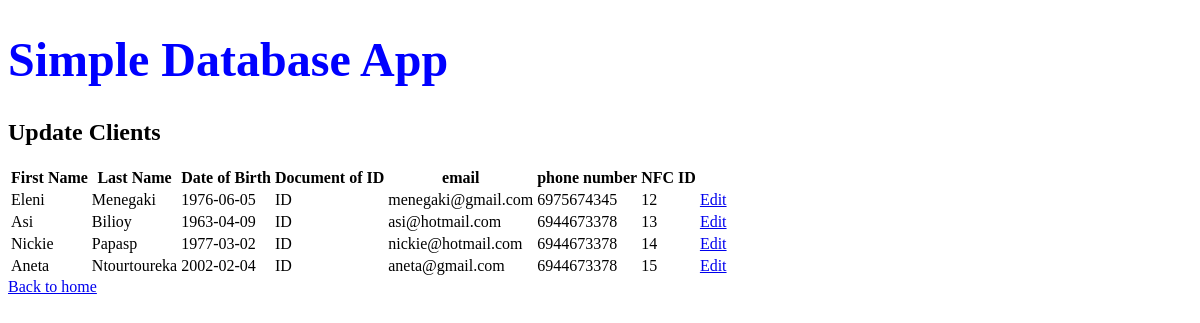
/update.php, run on the app's committed database.
### tables this page shows
create table Client(
	first_name varchar(20) NOT NULL,
	last_name varchar(20) NOT NULL,
	date_of_birth date NOT NULL,
	document_of_id varchar(20) NOT NULL,
	email varchar(30),
	phone_number varchar(15) NOT NULL,
	NFC_ID varchar(30) NOT NULL,
	PRIMARY KEY(NFC_ID)
);

### common.php (called while the page is built)
<?php
function escape($html) {
  return htmlspecialchars($html, ENT_QUOTES | ENT_SUBSTITUTE, "UTF-8");
}

### update.php (the view)
<?php
try {
  require "config.php";
  require "common.php";
  $connection = new PDO($dsn, $username, $password, $options);
  $sql = "SELECT * FROM Client";
  $statement = $connection->prepare($sql);
  $statement->execute();
  $result = $statement->fetchAll();
} catch(PDOException $error) {
  echo $sql . "<br>" . $error->getMessage();
}
require "templates/header.php"; ?>
<h2>Update Clients</h2>
<table>
  <thead>
    <tr>
      <th>First Name</th>
      <th>Last Name</th>
      <th>Date of Birth</th>
      <th>Document of ID</th>
      <th>email</th>
      <th>phone number</th>
	  <th>NFC ID</th>
    </tr>
  </thead>
  <tbody>
  <?php foreach ($result as $row) : ?>
    <tr>
      <td><?php echo escape($row["first_name"]); ?></td>
      <td><?php echo escape($row["last_name"]); ?></td>
      <td><?php echo escape($row["date_of_birth"]); ?></td>
      <td><?php echo escape($row["document_of_id"]); ?></td>
      <td><?php echo escape($row["email"]); ?></td>
      <td><?php echo escape($row["phone_number"]); ?></td>
      <td><?php echo escape($row["NFC_ID"]); ?> </td>
	  <td><a href="update-single.php?id=<?php echo escape($row["NFC_ID"]); ?>">Edit</a>
  </tr>
  <?php endforeach; ?>
  </tbody>
</table>
<a href="index.php">Back to home</a>

### templates/header.php (shortened to what this page needs)
<!DOCTYPE html>
<html lang="en">
  <head>
    <link rel="stylesheet" href="css/style.css" />
  </head>
  <body>
    <h1>Simple Database App</h1>

### css/style.css (style rules this page uses)
h1 { color: blue; font-family: verdana; font-size: 300%; }

### data on the page
client: first_name "Eleni", last_name "Menegaki", date_of_birth "1976-06-05", document_of "ID", email "menegaki@gmail.com", phone_number "6975674345", NFC_ID "12"
client: first_name "Asi", last_name "Bilioy", date_of_birth "1963-04-09", document_of "ID", email "asi@hotmail.com", phone_number "6944673378", NFC_ID "13"
client: first_name "Nickie", last_name "Papasp", date_of_birth "1977-03-02", document_of "ID", email "nickie@hotmail.com", phone_number "6944673378", NFC_ID "14"
client: first_name "Aneta", last_name "Ntourtoureka", date_of_birth "2002-02-04", document_of "ID", email "aneta@gmail.com", phone_number "6944673378", NFC_ID "15"
